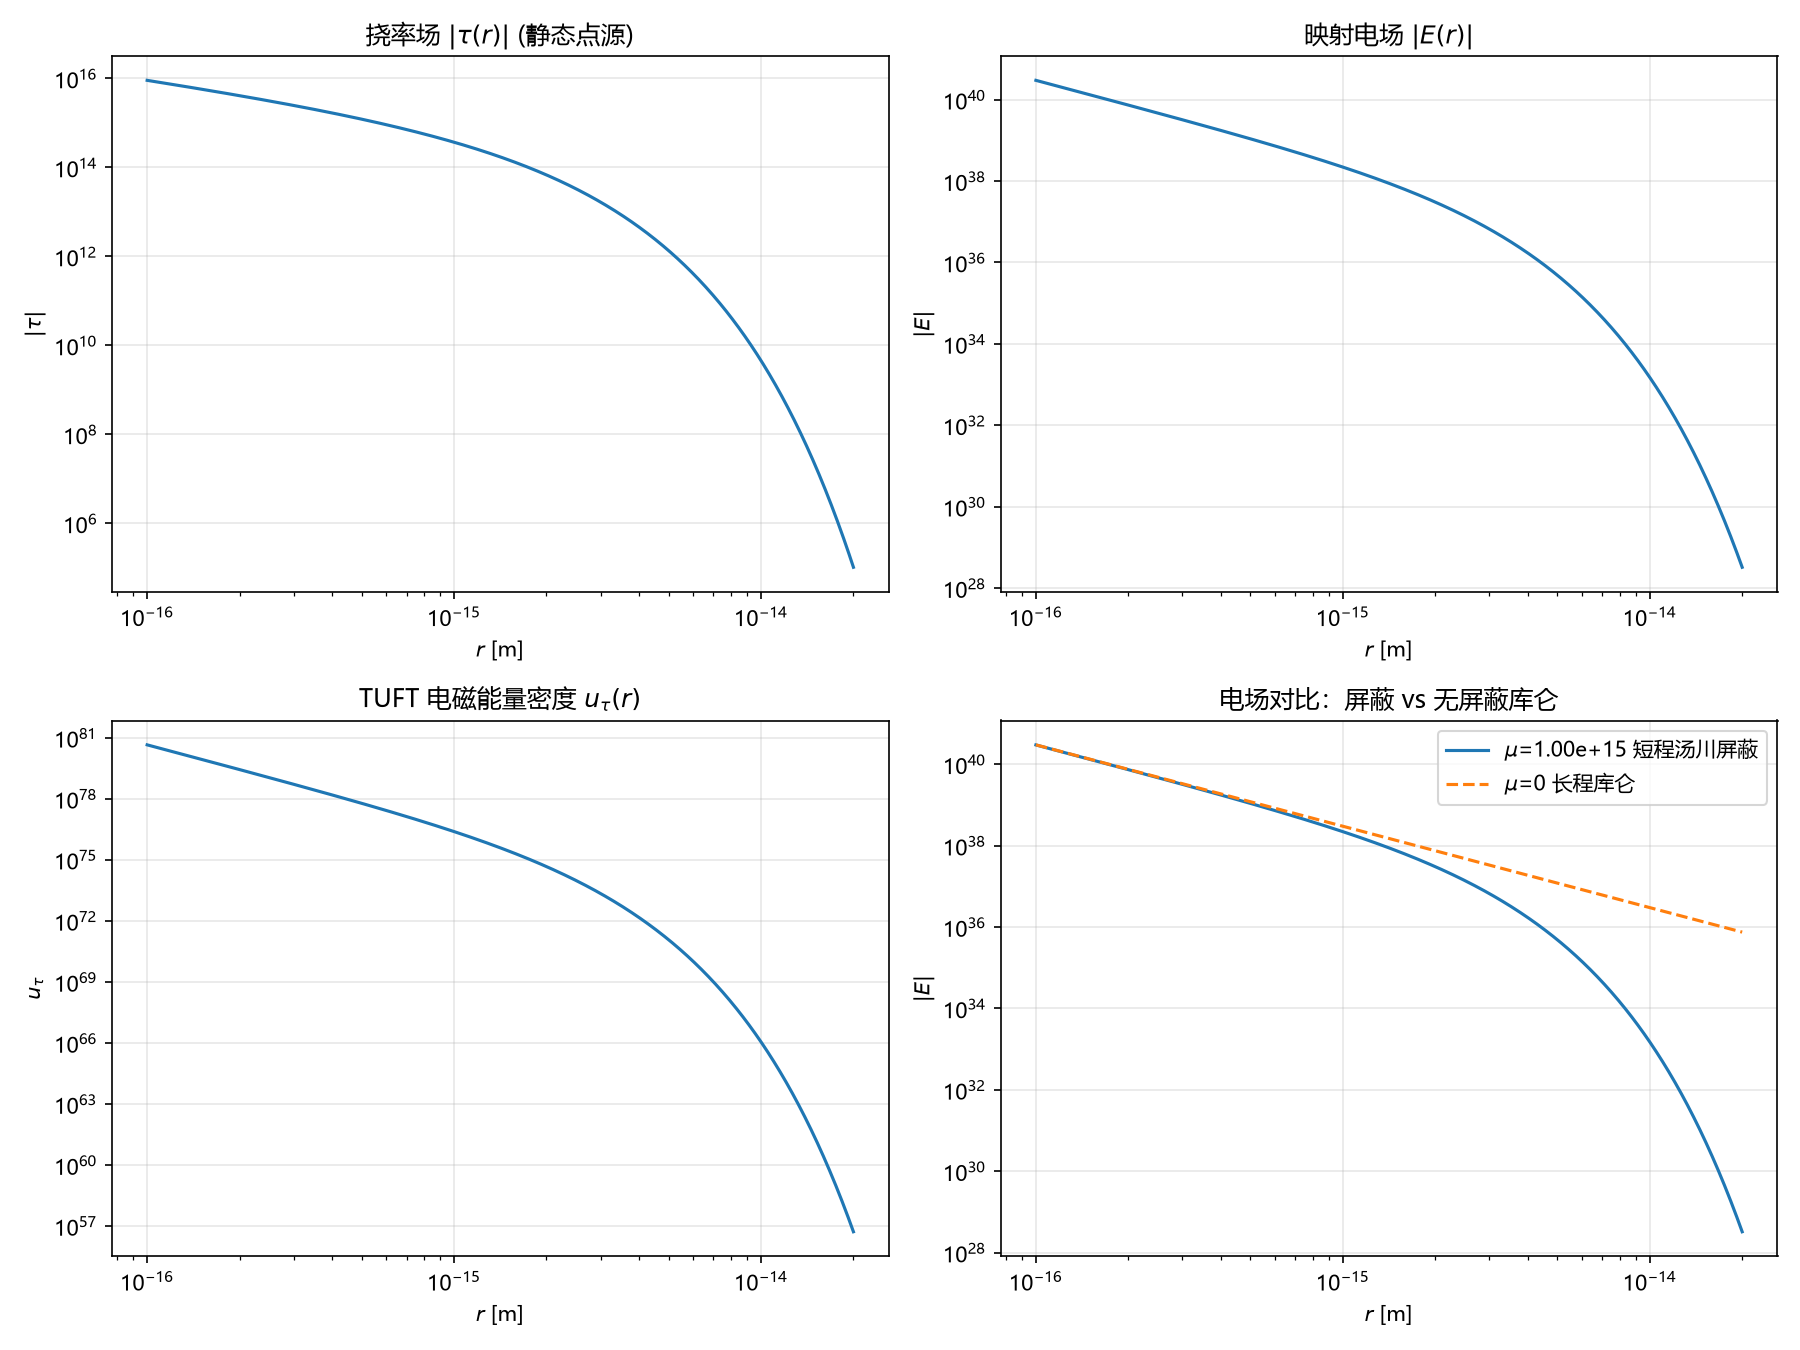

Reproduce this figure in Python.
# -*- coding: utf-8 -*-
"""
TUFT 拓扑统一场论 —— 静态球对称挠率场仿真
=============================================
模型演示代码（非真实物理实验）。
静态（∂t=0），点源，球对称：
  tau(r) = (C_tau / r) * exp(-mu_shield * r)
映射：E = -k*c*grad(tau_t)，B = k*curl(tau) = 0（纯径向场旋度为零）
能量密度：u = 0.5*(eps_tau*E^2 + B^2/mu_tau)

相对原始粘贴版本的修复：
  1. 拆分同一行双 import（原代码 SyntaxError）
  2. 用解析导数 dtau/dr = -C_tau*e^{-mu r}*(mu/r + 1/r^2)
     替代 np.gradient(r_arr) 的数值梯度用法（log 采样下更精确）
  3. 屏蔽参数改名 mu_shield，避免与拓扑磁导率 mu_tau 命名冲突
  4. 增加 plt.savefig 输出 PNG
"""
import numpy as np
import matplotlib
matplotlib.use("Agg")
import matplotlib.pyplot as plt

# 中文字体配置（Windows）
plt.rcParams["font.sans-serif"] = ["Microsoft YaHei", "SimHei", "SimSun"]
plt.rcParams["axes.unicode_minus"] = False

# ===================== 仿真全局参数（TUFT 模型标定参数，非 CODATA 物理真值） =====================
k = 1.0               # 拓扑电磁耦合常数 k_e = k_m = k
mu_shield = 1.0e15    # 挠率场屏蔽参数；mu=0 退化为长程库仑，mu>0 短程汤川
C_tau = 1.0           # 挠率点源强度
c = 299792458.0
eps_tau = 1.0         # TUFT 拓扑等效介电常数
mu_tau = 1.0 / (c**2 * eps_tau)  # 拓扑等效磁导率（满足 c^2 = 1/(eps*mu)）

# 径向坐标采样（对数均匀）
r_min, r_max, Nr = 1e-16, 2e-14, 800
r_arr = np.logspace(np.log10(r_min), np.log10(r_max), Nr)

# ===================== 静态球对称挠率场亥姆霍兹解 =====================
# 无源区解 tau(r) = (C_tau / r) * exp(-mu_shield * r)，点源归一 A = C_tau
def tau_field(r):
    return C_tau / r * np.exp(-mu_shield * r)

tau_arr = tau_field(r_arr)

# 解析导数：dtau/dr = -C_tau * e^{-mu r} * (mu/r + 1/r^2)
dtau_dr = -C_tau * np.exp(-mu_shield * r_arr) * (mu_shield / r_arr + 1.0 / r_arr**2)

# 静态场：∂t=0；球对称只有径向 tau，∇×tau=0 ⇒ B=0
# 映射：E = -k*c*∇tau_t；B = k*∇×tau = 0
E_arr = -k * c * dtau_dr
B_arr = np.zeros_like(r_arr)  # 纯径向场旋度为零，磁场为 0

# 电磁能量密度 u = 0.5*(eps*E^2 + B^2/mu)
u_em = 0.5 * (eps_tau * E_arr**2 + B_arr**2 / mu_tau)

# ===================== 绘图输出 =====================
fig, axes = plt.subplots(2, 2, figsize=(12, 9))
ax1, ax2, ax3, ax4 = axes.flatten()

ax1.loglog(r_arr, np.abs(tau_arr))
ax1.set_title(r"挠率场 $|\tau(r)|$ (静态点源)")
ax1.set_xlabel("$r$ [m]")
ax1.set_ylabel(r"$|\tau|$")
ax1.grid(True, alpha=0.3)

ax2.loglog(r_arr, np.abs(E_arr))
ax2.set_title(r"映射电场 $|E(r)|$")
ax2.set_xlabel("$r$ [m]")
ax2.set_ylabel("$|E|$")
ax2.grid(True, alpha=0.3)

ax3.loglog(r_arr, u_em)
ax3.set_title(r"TUFT 电磁能量密度 $u_\tau(r)$")
ax3.set_xlabel("$r$ [m]")
ax3.set_ylabel(r"$u_\tau$")
ax3.grid(True, alpha=0.3)

# 对比：关闭屏蔽 mu=0，库仑 1/r 场
tau_coul = C_tau / r_arr
dtau_coul_dr = -C_tau / r_arr**2
E_coul = -k * c * dtau_coul_dr
ax4.loglog(r_arr, np.abs(E_arr), label=rf"$\mu$={mu_shield:.2e} 短程汤川屏蔽")
ax4.loglog(r_arr, np.abs(E_coul), label=r"$\mu$=0 长程库仑", linestyle="--")
ax4.set_title("电场对比：屏蔽 vs 无屏蔽库仑")
ax4.set_xlabel("$r$ [m]")
ax4.set_ylabel("$|E|$")
ax4.legend()
ax4.grid(True, alpha=0.3)

plt.tight_layout()
plt.savefig("TUFT_torsion_simulation.png", dpi=150)
print("PNG saved.")

# 打印部分采样点数据
idx_list = [0, Nr // 4, Nr // 2, 3 * Nr // 4, -1]
print(f"{'r[m]':<12}{'tau':<14}{'|E|':<14}{'u_em':<14}")
for i in idx_list:
    print(f"{r_arr[i]:12.3e}{tau_arr[i]:14.3e}{abs(E_arr[i]):14.3e}{u_em[i]:14.3e}")
